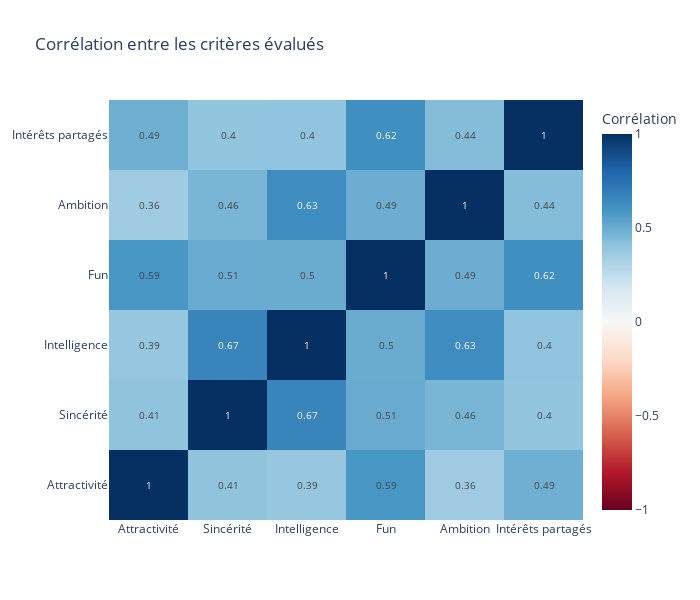

This figure's notebook cell:
### Code cell
# Sélectionner les critères d'évaluation
criteres_eval = df_clean[['attr', 'sinc', 'intel', 'fun', 'amb', 'shar']].dropna()

# Calculer la matrice de corrélation
corr_matrix = criteres_eval.corr()

# Créer une heatmap
fig = go.Figure(data=go.Heatmap(
    z=corr_matrix.values,
    x=noms_criteres,
    y=noms_criteres,
    colorscale='RdBu',
    zmid=0,
    text=corr_matrix.values.round(2),
    texttemplate='%{text}',
    textfont={"size": 10},
    colorbar=dict(title="Corrélation")
))

fig.update_layout(
    title='Corrélation entre les critères évalués',
    width=700,
    height=600
)

fig.show()

# Ce qu'on cherche : 
# Si 2 critères sont très corrélés (>0.7), les gens ne les distinguent pas vraiment
# Par exemple, si "fun" et "sincérité" sont très corrélés, les participants évaluent ces qualités ensemble

### Figure 1 — Plotly figure (JSON) as saved in the notebook; plotly's stock layout.template omitted (floating-point values rounded to 4 significant figures)
{"data": [{"colorbar": {"title": {"text": "Corrélation"}}, "colorscale": [[0, "rgb(103,0,31)"], [0.1, "rgb(178,24,43)"], [0.2, "rgb(214,96,77)"], [0.3, "rgb(244,165,130)"], [0.4, "rgb(253,219,199)"], [0.5, "rgb(247,247,247)"], [0.6, "rgb(209,229,240)"], [0.7, "rgb(146,197,222)"], [0.8, "rgb(67,147,195)"], [0.9, "rgb(33,102,172)"], [1, "rgb(5,48,97)"]], "text": [[1.0, 0.41, 0.39, 0.59, 0.36, 0.49], [0.41, 1.0, 0.67, 0.51, 0.46, 0.4], [0.39, 0.67, 1.0, 0.5, 0.63, 0.4], [0.59, 0.51, 0.5, 1.0, 0.49, 0.62], [0.36, 0.46, 0.63, 0.49, 1.0, 0.44], [0.49, 0.4, 0.4, 0.62, 0.44, 1.0]], "textfont": {"size": 10}, "texttemplate": "%{text}", "type": "heatmap", "x": ["Attractivité", "Sincérité", "Intelligence", "Fun", "Ambition", "Intérêts partagés"], "y": ["Attractivité", "Sincérité", "Intelligence", "Fun", "Ambition", "Intérêts partagés"], "z": [[1.0, 0.4059, 0.3865, 0.5891, 0.3597, 0.4879], [0.4059, 1.0, 0.6655, 0.5073, 0.4643, 0.3988], [0.3865, 0.6655, 1.0, 0.5009, 0.6291, 0.4032], [0.5891, 0.5073, 0.5009, 1.0, 0.4943, 0.6173], [0.3597, 0.4643, 0.6291, 0.4943, 1.0, 0.4351], [0.4879, 0.3988, 0.4032, 0.6173, 0.4351, 1.0]], "zmid": 0}], "layout": {"height": 600, "title": {"text": "Corrélation entre les critères évalués"}, "width": 700}}
